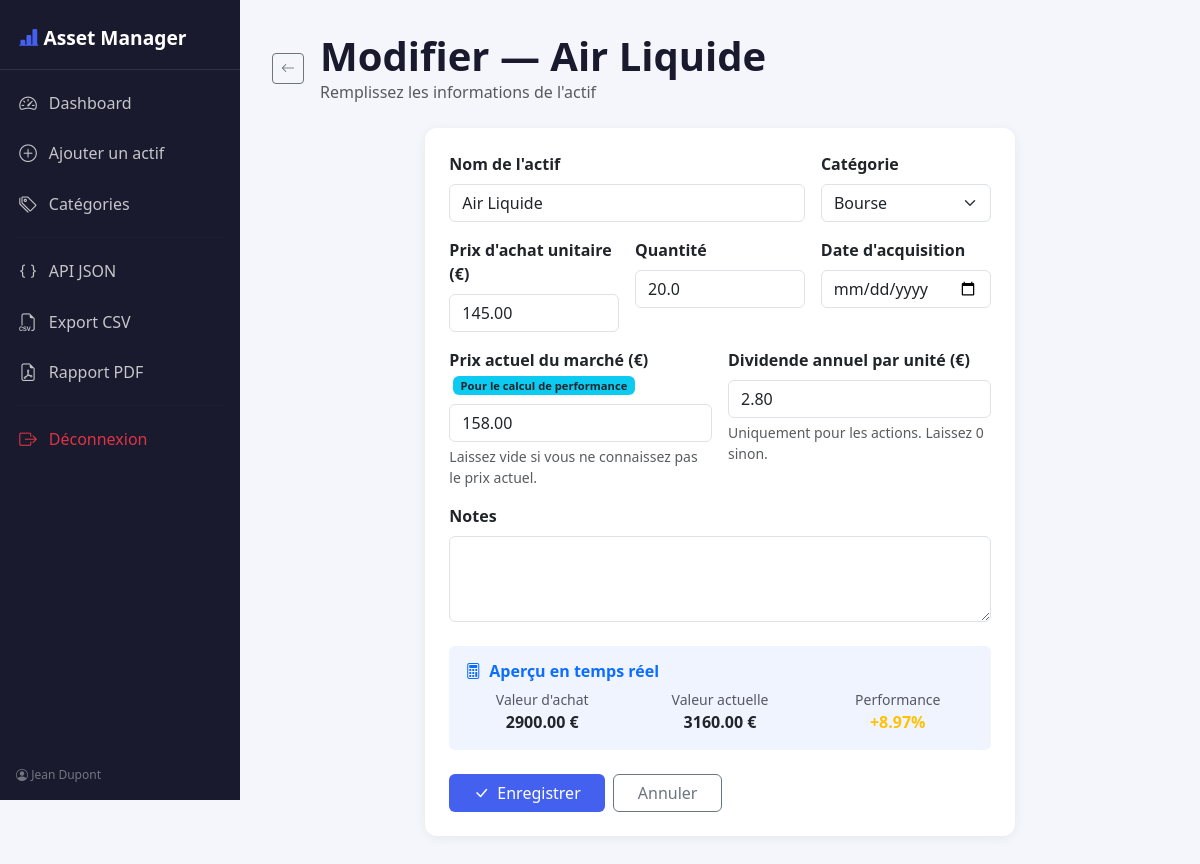
/modifier/7/ (signed in), run on the app's committed database.
### portfolio/models.py (models this page shows, shortened)
class Investissement(models.Model):
    utilisateur = models.ForeignKey(User, on_delete=models.CASCADE, related_name='investissements')
    nom = models.CharField(max_length=200)
    prix_achat = models.DecimalField(max_digits=15, decimal_places=2)
    quantite = models.FloatField()
    date_acquisition = models.DateField()
    categorie = models.ForeignKey(Categorie, on_delete=models.PROTECT, related_name='investissements')
    prix_marche = models.DecimalField(
        max_digits=15, decimal_places=2, null=True, blank=True,
        help_text="Prix actuel sur le marché (pour calculer +/-)"
    )
    dividende = models.DecimalField(
        max_digits=10, decimal_places=2, default=0,
        help_text="Dividende annuel par unité (actions uniquement)"
    )
    notes = models.TextField(blank=True, default='')
    class Meta:
        verbose_name = "Investissement"
        verbose_name_plural = "Investissements"
        ordering = ['-date_acquisition']

### portfolio/views.py (the view)
# urls.py: path('modifier/<int:pk>/', views.modifier_investissement, name='modifier'),
@login_required
def modifier_investissement(request, pk):
    inv = get_object_or_404(Investissement, pk=pk, utilisateur=request.user)
    if request.method == 'POST':
        form = InvestissementForm(request.POST, instance=inv)
        if form.is_valid():
            form.save()
            messages.success(request, f'✏️ {inv.nom} mis à jour !')
            return redirect('dashboard')
    else:
        form = InvestissementForm(instance=inv)
    return render(request, 'portfolio/form_investissement.html', {'form': form, 'titre': f'Modifier — {inv.nom}'})

### portfolio/models.py (called while the page is built)
    def __str__(self):
        return self.nom

### portfolio/templates/portfolio/form_investissement.html (shortened to what this page needs)
{% extends 'portfolio/base.html' %}
{% block content %}
<div class="d-flex align-items-center mb-4 gap-3">
  <a href="{% url 'dashboard' %}" class="btn btn-outline-secondary btn-sm">
    <i class="bi bi-arrow-left"></i>
  </a>
  <div>
    <h1 class="fw-bold mb-0" style="color: #1a1a2e;">{{ titre }}</h1>
    <p class="text-muted mb-0">Remplissez les informations de l'actif</p>
  </div>
</div>
<div class="row justify-content-center">
  <div class="col-md-8">
    <div class="stat-card">
      <form method="post" novalidate>
        <div class="row g-3">
          <div class="col-md-8">
            <label class="form-label fw-semibold">{{ form.nom.label }}</label>
            {{ form.nom }}
          </div>
          <div class="col-md-4">
            <label class="form-label fw-semibold">{{ form.categorie.label }}</label>
            {{ form.categorie }}
          </div>
          <div class="col-md-4">
            <label class="form-label fw-semibold">{{ form.prix_achat.label }}</label>
            {{ form.prix_achat }}
          </div>
          <div class="col-md-4">
            <label class="form-label fw-semibold">{{ form.quantite.label }}</label>
            {{ form.quantite }}
          </div>
          <div class="col-md-4">
            <label class="form-label fw-semibold">{{ form.date_acquisition.label }}</label>
            {{ form.date_acquisition }}
          </div>
          <div class="col-md-6">
            <label class="form-label fw-semibold">
              {{ form.prix_marche.label }}
              <span class="badge bg-info text-dark ms-1" style="font-size:0.7rem;">Pour le calcul de performance</span>
            </label>
            {{ form.prix_marche }}
            <div class="form-text">Laissez vide si vous ne connaissez pas le prix actuel.</div>
          </div>
          <div class="col-md-6">
            <label class="form-label fw-semibold">{{ form.dividende.label }}</label>
            {{ form.dividende }}
            <div class="form-text">Uniquement pour les actions. Laissez 0 sinon.</div>
          </div>
          <div class="col-12">
            <label class="form-label fw-semibold">{{ form.notes.label }}</label>
            {{ form.notes }}
          </div>
        </div>
        <div class="mt-4 p-3 rounded" style="background: #f0f4ff;" id="calc-preview">
          <h6 class="fw-bold text-primary mb-2"><i class="bi bi-calculator me-2"></i>Aperçu en temps réel</h6>
          <div class="row text-center">
            <div class="col-4">
              <div class="small text-muted">Valeur d'achat</div>
              <div class="fw-bold" id="preview-valeur-achat">—</div>
            </div>
            <div class="col-4">
              <div class="small text-muted">Valeur actuelle</div>
              <div class="fw-bold" id="preview-valeur-actuelle">—</div>
            </div>
            <div class="col-4">
              <div class="small text-muted">Performance</div>
              <div class="fw-bold" id="preview-perf">—</div>
            </div>
          </div>
        </div>
        <div class="d-flex gap-2 mt-4">
          <button type="submit" class="btn btn-brand px-4">
            <i class="bi bi-check-lg me-2"></i>Enregistrer
          </button>
          <a href="{% url 'dashboard' %}" class="btn btn-outline-secondary px-4">Annuler</a>
        </div>
      </form>
    </div>
  </div>
</div>
{% endblock %}

### portfolio/templates/portfolio/base.html (shortened to what this page needs)
<!DOCTYPE html>
<html lang="fr">
<head>
  <link href="https://cdn.jsdelivr.net/npm/bootstrap@5.3.3/dist/css/bootstrap.min.css" rel="stylesheet">
  <link href="https://cdn.jsdelivr.net/npm/bootstrap-icons@1.11.3/font/bootstrap-icons.css" rel="stylesheet">
</head>
<body>
{% if user.is_authenticated %}
<nav class="sidebar d-flex flex-column">
  <div class="brand">
    <i class="bi bi-bar-chart-line-fill"></i> Asset Manager
  </div>
  <div class="mt-2">
    <a href="{% url 'dashboard' %}" class="nav-link {% if request.resolver_match.url_name == 'dashboard' %}active{% endif %}">
      <i class="bi bi-speedometer2"></i> Dashboard
    </a>
    <a href="{% url 'ajouter' %}" class="nav-link {% if request.resolver_match.url_name == 'ajouter' %}active{% endif %}">
      <i class="bi bi-plus-circle"></i> Ajouter un actif
    </a>
    <a href="{% url 'categories' %}" class="nav-link {% if request.resolver_match.url_name == 'categories' %}active{% endif %}">
      <i class="bi bi-tags"></i> Catégories
    </a>
    <hr style="border-color: rgba(255,255,255,0.1); margin: 0.5rem 1rem;">
    <a href="{% url 'api_actifs' %}" target="_blank" class="nav-link">
      <i class="bi bi-braces"></i> API JSON
    </a>
    <a href="{% url 'export_csv' %}" class="nav-link">
      <i class="bi bi-filetype-csv"></i> Export CSV
    </a>
    <a href="{% url 'export_pdf' %}" class="nav-link">
      <i class="bi bi-file-earmark-pdf"></i> Rapport PDF
    </a>
    <hr style="border-color: rgba(255,255,255,0.1); margin: 0.5rem 1rem;">
    <a href="{% url 'logout' %}" class="nav-link text-danger">
      <i class="bi bi-box-arrow-right"></i> Déconnexion
    </a>
  </div>
  <div class="mt-auto p-3" style="color: rgba(255,255,255,0.4); font-size: 0.75rem;">
    <i class="bi bi-person-circle"></i> {{ user.get_full_name|default:user.username }}
  </div>
</nav>
{% endif %}
<div class="{% if user.is_authenticated %}main-content{% else %}container{% endif %}">
  {% block content %}{% endblock %}
</div>
</body>
</html>

### portfolio/templates/portfolio/base.html (style rules this page uses)
:root { --sidebar-width: 240px; --brand-color: #1a1a2e; --accent: #4361ee; }
body { background: #f4f6fb; font-family: 'Segoe UI', sans-serif; }
.sidebar { width: var(--sidebar-width); min-height: 100vh; background: var(--brand-color); position: fixed; top: 0; left: 0; padding: 0; z-index: 100; }
.sidebar .brand { padding: 1.5rem 1.2rem 1rem; color: white; font-size: 1.2rem; font-weight: 700; border-bottom: 1px solid rgba(255,255,255,0.1); }
.sidebar .brand i { color: var(--accent); }
.sidebar .nav-link { color: rgba(255,255,255,0.75); padding: 0.75rem 1.2rem; display: flex; align-items: center; gap: 0.6rem; border-radius: 0; transition: all 0.2s; }
.sidebar .nav-link i { font-size: 1.1rem; width: 20px; }
.main-content { margin-left: var(--sidebar-width); padding: 2rem; }
.stat-card { background: white; border-radius: 12px; padding: 1.5rem; box-shadow: 0 2px 12px rgba(0,0,0,0.06); border: none; }
.btn-brand { background: var(--accent); color: white; border: none; }

### data on the page
Investissement: nom "Air Liquide", categorie "Bourse", prix_achat "145.00", quantite "20.0", prix_marche "158.00", dividende "2.80"

### other printed values
{{ user.get_full_name|default:user.username }} "Jean Dupont"
{{ titre }} "Modifier — Air Liquide"
